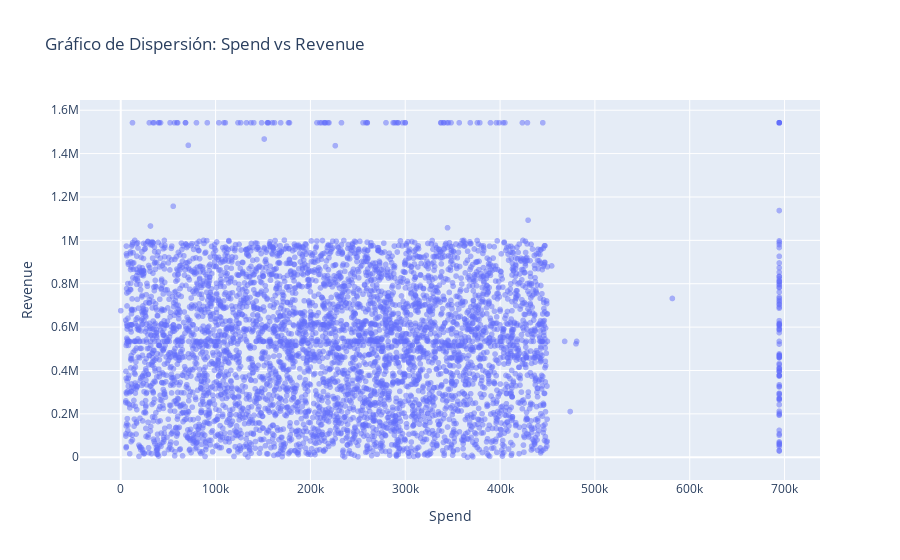

The code cell stored with this chart in its notebook:
### Code cell
# Creamos un grafico de dispersion para las variables Spend y Revenue
# Crear el gráfico de dispersión
plt.figure(figsize=(10, 6))
plt.scatter(df2['Spend'], df2['Revenue'], alpha=0.5)

# Etiquetas y título
plt.title('Gráfico de Dispersión: Spend vs Revenue')
plt.xlabel('Spend')
plt.ylabel('Revenue')

# Mostrar el gráfico
plt.show()
import plotly.express as px

# Crear el gráfico de dispersión con Plotly Express
fig = px.scatter(df2, x='Spend', y='Revenue', title='Gráfico de Dispersión: Spend vs Revenue', opacity=0.5)

# Mostrar el gráfico
fig.show()

### Figure 1 — Plotly figure (JSON) as saved in the notebook; plotly's stock layout.template omitted (floating-point values rounded to 4 significant figures; data arrays with more than 128 entries replaced by an {"elided": "..."} marker saying what was removed)
{"data": [{"hovertemplate": "Spend=%{x}<br>Revenue=%{y}<extra></extra>", "legendgroup": "", "marker": {"color": "#636efa", "opacity": 0.5, "symbol": "circle"}, "mode": "markers", "name": "", "showlegend": false, "type": "scattergl", "x": {"elided": "4986 float values"}, "xaxis": "x", "y": {"elided": "4986 float values"}, "yaxis": "y"}], "layout": {"legend": {"tracegroupgap": 0}, "title": {"text": "Gráfico de Dispersión: Spend vs Revenue"}, "xaxis": {"anchor": "y", "domain": [0, 1], "title": {"text": "Spend"}}, "yaxis": {"anchor": "x", "domain": [0, 1], "title": {"text": "Revenue"}}}}
